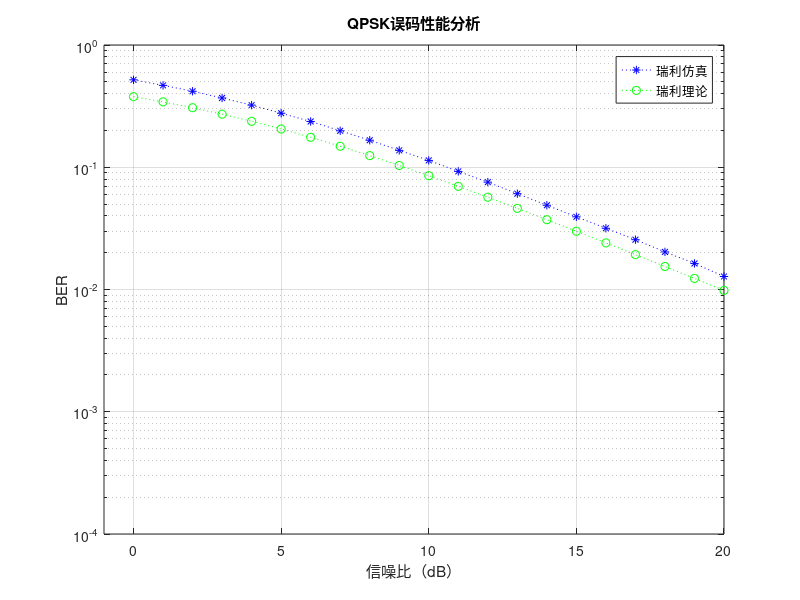

Source code (MATLAB):
clc
close all
clear all
SNR=0:1:20;                 %信噪比变化范围
SNR1=0.5*(10.^(SNR/10));    %将信噪比转化成直角坐标
N=1000000;                  %仿真点数
X=4;                        %进制数
x=randi([0,1],1,N);         %产生随机信号
R=raylrnd(0.5,1,N);         %产生瑞丽信号
h=pskmod(x,X);              %调用matlab自带的psk调制函数
hR=h.*R;
%scatterplot(hR)
for i=1:length(SNR);  
    yRn=awgn(hR,SNR(i),'measured');
    yR=pskdemod(yRn,X);     %调用matlab自带的psk解调函数
    [bit_R,ll]=biterr(x,yR);
    QPSK_s_Ray(i)=bit_R/N; 
end
QPSK_t_Ray= -(1/4)*(1-sqrt(SNR1./(SNR1+1))).^2+(1-sqrt(SNR1./(SNR1+1)));
%Rayleigh信道下QPSK理论误码率

%绘制图形
figure
semilogy(SNR,QPSK_s_Ray,':b*');hold on
semilogy(SNR,QPSK_t_Ray,':go'); grid on;
axis([-1 20 10^-4 1]);
legend('瑞利仿真','瑞利理论');
title('QPSK误码性能分析');
xlabel('信噪比（dB）');ylabel('BER');